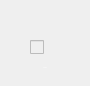
              <widget class="QWidget" name="wMining" native="true">
               <property name="sizePolicy">
                <sizepolicy hsizetype="Fixed" vsizetype="Expanding">
                 <horstretch>0</horstretch>
                 <verstretch>0</verstretch>
                </sizepolicy>
               </property>
               <property name="minimumSize">
                <size>
                 <width>90</width>
                 <height>76</height>
                </size>
               </property>
               <property name="maximumSize">
                <size>
                 <width>90</width>
                 <height>16777215</height>
                </size>
               </property>
               <property name="styleSheet">
                <string notr="true">#wMining {
	background-color: #BB9396;
}

#wMining:hover {
	background-color: #AB7F82;
}

#wMining[is_pressed=&quot;true&quot;] {
	background-color: #00a3de;
}

#wMining[is_checked=&quot;true&quot;] {
	background-color: #AB7F82;
}</string>
               </property>
               <property name="is_checked" stdset="0">
                <bool>false</bool>
               </property>
               <property name="is_pressed" stdset="0">
                <bool>false</bool>
               </property>
               <widget class="QLabel" name="label_16">
                <property name="geometry">
                 <rect>
                  <x>30</x>
                  <y>7</y>
                  <width>41</width>
                  <height>51</height>
                 </rect>
                </property>
                <property name="text">
                 <string/>
                </property>
                <property name="pixmap">
                 <pixmap resource="../res.qrc">:/res/mining.png</pixmap>
                </property>
               </widget>
               <widget class="QCheckBox" name="checkBox">
                <property name="enabled">
                 <bool>false</bool>
                </property>
                <property name="geometry">
                 <rect>
                  <x>30</x>
                  <y>37</y>
                  <width>20</width>
                  <height>20</height>
                 </rect>
                </property>
                <property name="styleSheet">
                 <string notr="true"/>
                </property>
                <property name="text">
                 <string/>
                </property>
                <property name="checkable">
                 <bool>true</bool>
                </property>
               </widget>
               <widget class="QLabel" name="label_17">
                <property name="geometry">
                 <rect>
                  <x>0</x>
                  <y>57</y>
                  <width>90</width>
                  <height>20</height>
                 </rect>
                </property>
                <property name="font">
                 <font>
                  <family>Finger Paint</family>
                  <pointsize>-1</pointsize>
                 </font>
                </property>
                <property name="styleSheet">
                 <string notr="true">QLabel {
	color: white;
}</string>
                </property>
                <property name="text">
                 <string>Mining</string>
                </property>
                <property name="alignment">
                 <set>Qt::AlignCenter</set>
                </property>
               </widget>
              </widget>
